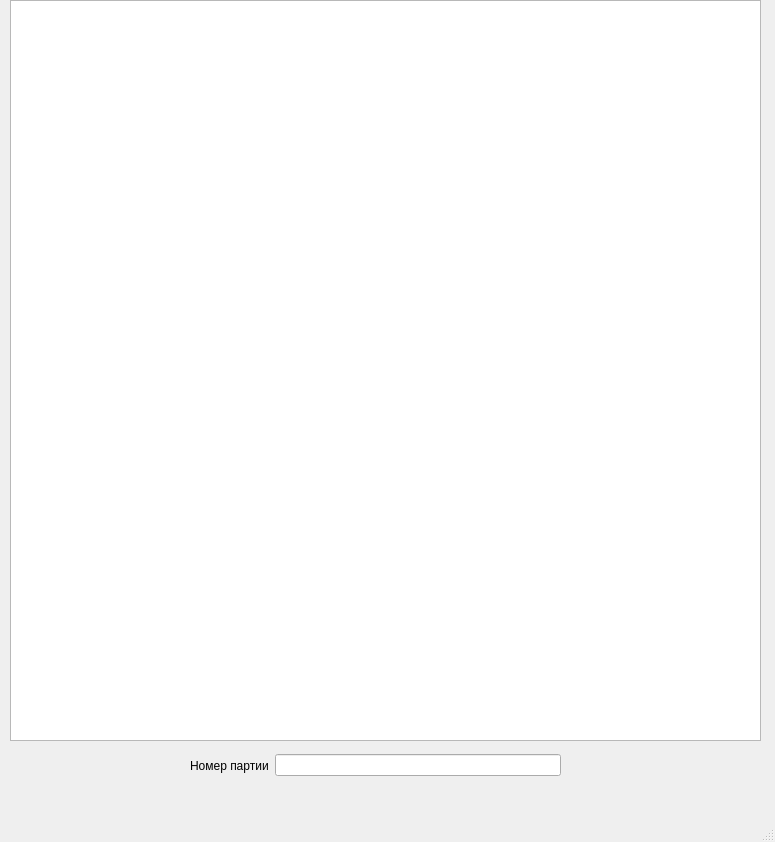
<?xml version="1.0" encoding="UTF-8"?>
<ui version="4.0">
 <class>MainWindow</class>
 <widget class="QMainWindow" name="MainWindow">
  <property name="geometry">
   <rect>
    <x>0</x>
    <y>0</y>
    <width>775</width>
    <height>842</height>
   </rect>
  </property>
  <property name="windowTitle">
   <string>MainWindow</string>
  </property>
  <widget class="QWidget" name="centralwidget">
   <widget class="QListView" name="listView">
    <property name="geometry">
     <rect>
      <x>10</x>
      <y>0</y>
      <width>751</width>
      <height>741</height>
     </rect>
    </property>
   </widget>
   <widget class="QWidget" name="horizontalLayoutWidget">
    <property name="geometry">
     <rect>
      <x>190</x>
      <y>750</y>
      <width>371</width>
      <height>31</height>
     </rect>
    </property>
    <layout class="QHBoxLayout" name="horizontalLayout">
     <item>
      <widget class="QLabel" name="label">
       <property name="text">
        <string>Номер партии</string>
       </property>
      </widget>
     </item>
     <item>
      <widget class="QLineEdit" name="lineEdit"/>
     </item>
    </layout>
   </widget>
  </widget>
  <widget class="QMenuBar" name="menubar">
   <property name="geometry">
    <rect>
     <x>0</x>
     <y>0</y>
     <width>775</width>
     <height>21</height>
    </rect>
   </property>
  </widget>
  <widget class="QStatusBar" name="statusbar"/>
 </widget>
 <resources/>
 <connections/>
</ui>
